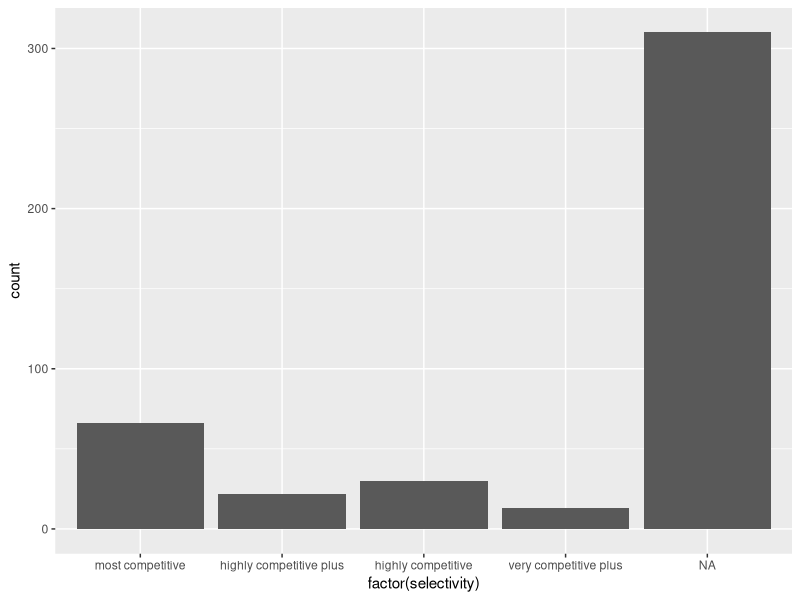
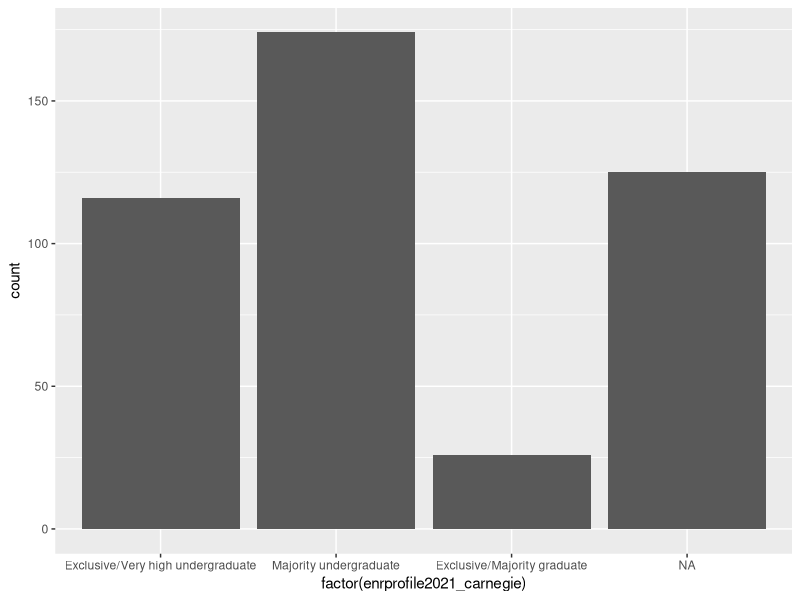
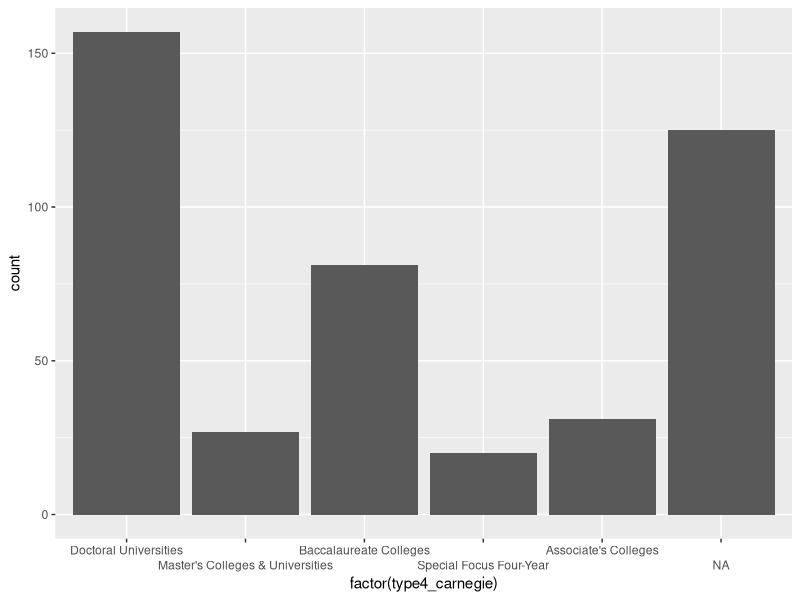
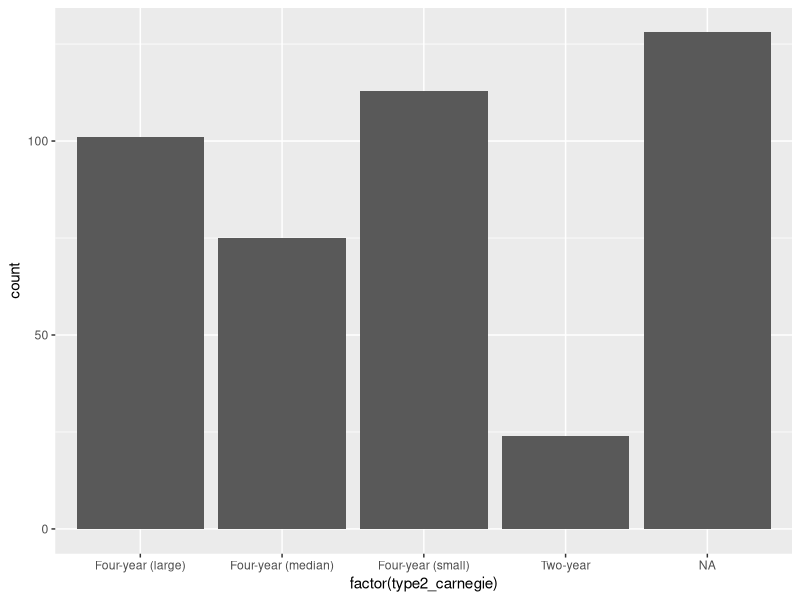
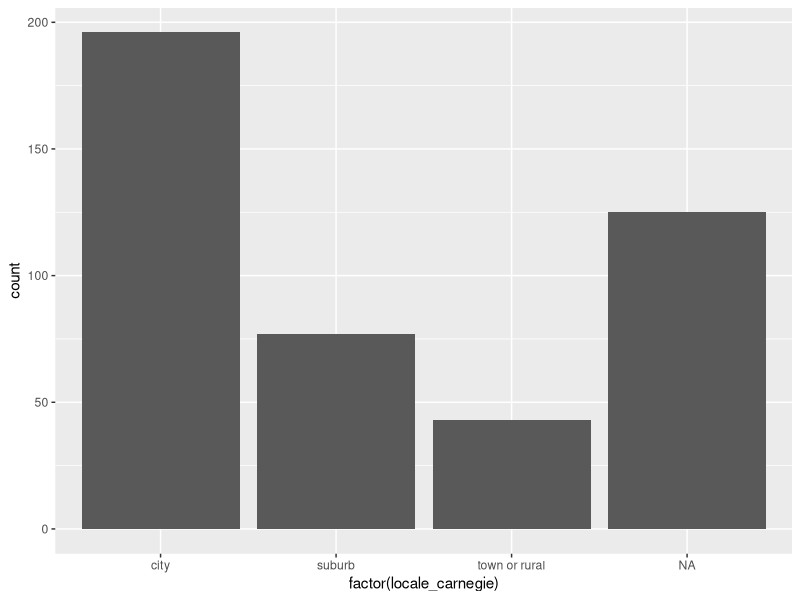
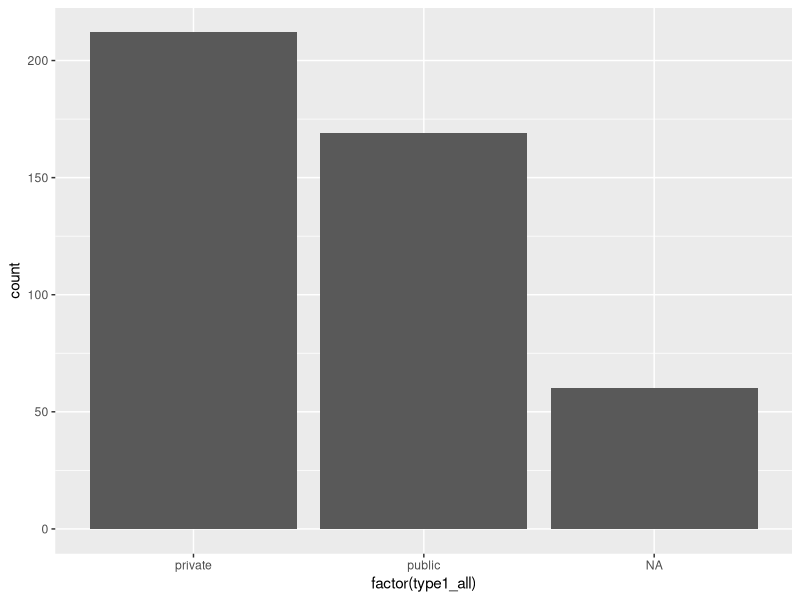
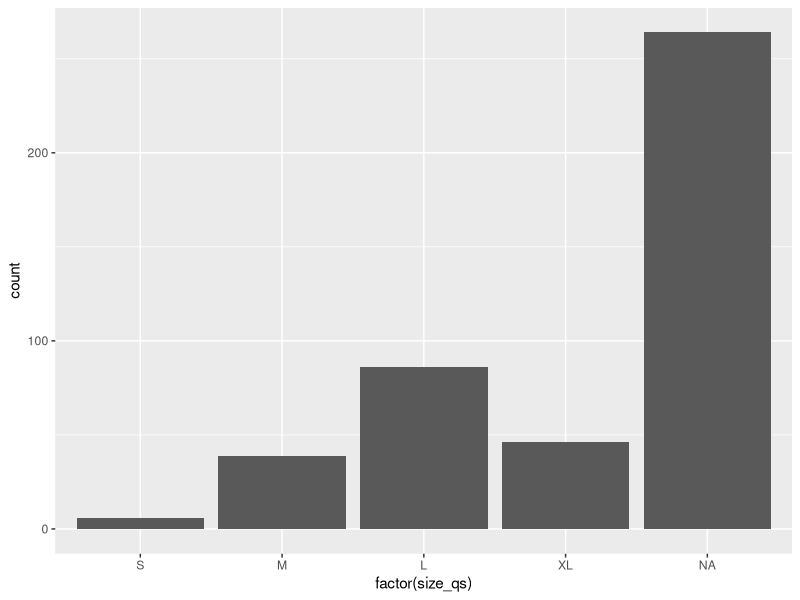
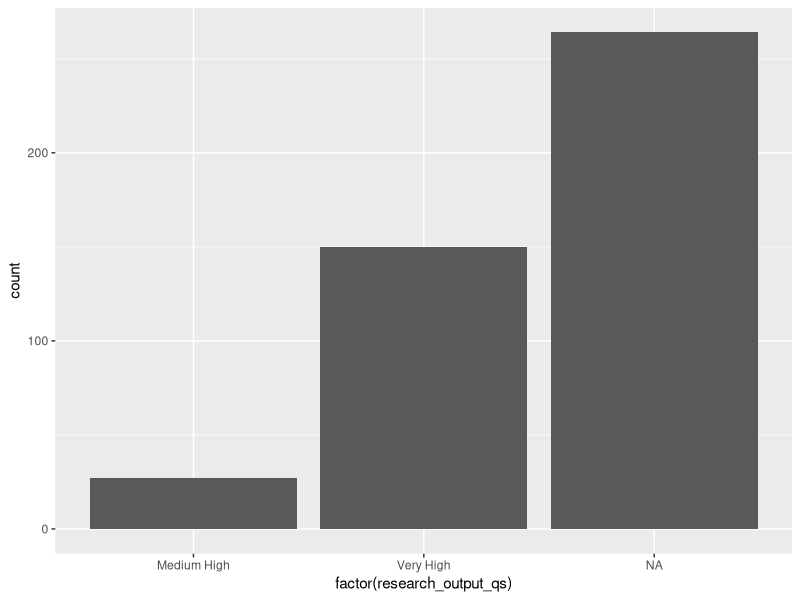

R code for these plots, in order: (Note: this script raises an error after producing the figures.)

### Initial Cleaning


# Our initial data cleaning for each data subset included loading each data set, checking for problems, as well as selecting, arranging, and renaming relevant variables.


suppressMessages({
library(tidyverse)
library(readxl)
library(here)
})


# The arwu dataset
arwu2018 <- read_delim(here::here("dataset/arwu-usa-2018.csv"), 
                       delim = ";", 
                       escape_double = FALSE, 
                       trim_ws = TRUE)

problems(arwu2018)

arwu2018 <- arwu2018 %>% 
  select(University, `Total score`, `World rank`, `World rank integer`, `National rank`, `N&S`, `Hi Ci`, Alumni, Award, PUB, PCP) %>% 
  rename(university = University,
         total_score_arwu = `Total score`, 
         world_rank_cat_arwu = `World rank`, 
         world_rank_arwu = `World rank integer`, 
         national_rank_arwu = `National rank`, 
         n_s_arwu = `N&S`, 
         hi_ci_arwu = `Hi Ci`, 
         alumni_arwu = Alumni, 
         award_arwu = Award, 
         pub_arwu = PUB, 
         pcp_arwu = PCP)


# The qs dataset
qs2022 <- read_csv(here::here("dataset/qs_world_university_ranking_2022.csv"))
  
problems(qs2022)

qs2022 <- qs2022 %>% 
  select(university, size, type, city, score, rank_display, research_output, faculty_count, student_faculty_ratio, international_students) %>% 
  rename(size_qs = size, 
         type1_qs = type, 
         score_qs = score, 
         world_rank_qs = rank_display, 
         research_output_qs = research_output, 
         faculty_count_qs = faculty_count, 
         stu_facl_ratio_qs = student_faculty_ratio, 
         international_students_qs = international_students)


# The selectivity dataset
selectivity <- read_excel(here::here("dataset/Selectivity rank.xlsx"))
  
problems(selectivity)

selectivity <- selectivity %>% 
  rename(university = `Institution Name`, 
         state = State, 
         selectivity = Selectivity)


# The city_population_density dataset
city_population_density2016 <- read_csv(here::here("dataset/US Population Density.csv"))

problems(city_population_density2016)

city_population_density2016 <- city_population_density2016 %>% 
  rename(city = City, 
         state = State, 
         city_population_density = `Population Density (Persons/Square Mile)`, 
         city_population = `2016 Population`, 
         city_land_area = `Land Area (Square Miles)`)


# The opendoors dataset
opendoors_2021SY <- read_csv(here::here("dataset/OpendoorsPopulation.csv"),
                             skip = 1)

problems(opendoors_2021SY)

opendoors_2021SY <- opendoors_2021SY %>% 
  rename(university = Institutions, 
         city = City, 
         state_opendoors = State,
         international_students_opendoors = `Int'l Students`)


# The kaggle dataset
kagglecolleges <- read_csv(here::here("dataset/Kagglecolleges.csv"))

problems(kagglecolleges)

kagglecolleges <- kagglecolleges %>% 
  rename(national_rank_kaggle = ...1, 
         university = `College Name`, 
         tuition_kaggle = Tuition,
         enrollment_kaggle = `Enrollment Numbers`) %>% 
  mutate(national_rank_kaggle = national_rank_kaggle + 1) 


# The P1_Carnegie dataset
p1_carnegie <- read_csv(here::here("dataset/P1_Carnegie.csv"))

problems(p1_carnegie)

p1_carnegie <- p1_carnegie %>% 
  rename(university = name, 
         state_carnegie = state)


# The top120enrollment2020fall dataset
top120enrollment2020fall <- read_excel(here::here("dataset/total erollment size top120.xls"),
                                       skip = 1)

problems(top120enrollment2020fall)

top120enrollment2020fall <- top120enrollment2020fall %>% 
  select(-Rank) %>% 
  rename(university = Institution, 
         state_top120enrollment = State, 
         type1_top120enrollment = Control,
         type2_top120enrollment = Level,
         enrollment_top120enrollment = TotalEnrollment)


# The nat_lib_uscolleges dataset
nat_lib_uscolleges <- read_excel(here::here("dataset/Nat_Lib_USColleges.xlsx"))

problems(nat_lib_uscolleges)

nat_lib_uscolleges <- nat_lib_uscolleges %>% 
  rename(university = SCHOOL, 
         city = City,
         state_natlib = State, 
         international_students_natlib = INTERNATIONAL,
         type3_natlib = Type)




### Joining eight out of nine data subsets, followed by some cleaning


# After some basic cleaning presented above, we first did a full join of the seven out of nine data sets (excluding the Carnegie Classification data and population density data), which was then left joined with the Carnegie Classification data. 



full_data_leftjoinCarnegie <- arwu2018 %>% 
  full_join(kagglecolleges, by = "university") %>% 
  full_join(nat_lib_uscolleges, by = "university") %>% 
  full_join(opendoors_2021SY, by = "university") %>% 
  full_join(qs2022, by = "university") %>% 
  full_join(selectivity, by = "university") %>% 
  full_join(top120enrollment2020fall, by = "university") %>% 
  left_join(p1_carnegie, by = "university") 

write_csv(full_data_leftjoinCarnegie, file = here::here("dataset/full_data_leftjoinCarnegie.csv"))



# For variables that had multiple columns due to coming from different data sources, such as city and state, we aggregated the information to one column. Initially, The left joined data set had 961 observations, with each row representing a university. Our outcome of interest, international student population, had three datapoints: the percentage in 2021 from US news, the actual number in 2021 from opendoors, and actual number from 2022 from QS but downloaded from Kaggle. We further filtered the dataset to universities which had at least one datapoint out of these three, which resulted in 499 observations. We saved the updated dataset.


## Turn type1_top120enrollment and type1_qs into numeric variable (NOTE: This is just an intermediate step; later in the cleaning, this variable will be turned into factor)
full_data_leftjoinCarnegie <- full_data_leftjoinCarnegie %>% 
  mutate(type1_top120enrollment = ifelse(type1_top120enrollment=="Public", 1, type1_top120enrollment)) %>%
  mutate(type1_top120enrollment = ifelse(type1_top120enrollment=="PrivNp", 2, type1_top120enrollment)) %>%
  mutate(type1_top120enrollment = ifelse(type1_top120enrollment=="PrivFp", 3, type1_top120enrollment)) %>%
  mutate(type1_qs = ifelse(type1_qs=="Public", 1, type1_qs)) %>%
  mutate(type1_qs = ifelse(type1_qs=="Private", 4, type1_qs))

full_data_leftjoinCarnegie$type1_top120enrollment <- as.numeric(full_data_leftjoinCarnegie$type1_top120enrollment)
full_data_leftjoinCarnegie$type1_qs <- as.numeric(full_data_leftjoinCarnegie$type1_qs)


## Only keep one city column (there are four after joining) 
full_data_leftjoinCarnegie1 <- full_data_leftjoinCarnegie %>% 
  filter(!is.na(university)) %>% 
  head(-4) %>% 
  relocate(university, city.x, city.y, city.x.x, city.y.y) %>%
  arrange(is.na(city.x)) %>% 
  mutate(city.x = ifelse(is.na(city.x), city.y, city.x)) %>% 
  mutate(city.x = ifelse(is.na(city.x), city.x.x, city.x)) %>% 
  mutate(city.x = ifelse(is.na(city.x), city.y.y, city.x)) %>% 
  arrange(is.na(city.x)) %>% 
  select(-city.y, -city.x.x, -city.y.y) %>% 
  rename(city = city.x) %>% 
  ## Only keep one state column (there are five after joining)
  relocate(university, city, state, state_natlib, state_opendoors, state_top120enrollment, state_carnegie) %>%
  arrange(is.na(state)) %>% 
  mutate(state = ifelse(is.na(state), state_natlib, state)) %>% 
  mutate(state = ifelse(is.na(state), state_opendoors, state)) %>% 
  mutate(state = ifelse(is.na(state), state_top120enrollment, state)) %>%
  mutate(state = ifelse(is.na(state), state_carnegie, state)) %>%
  arrange(is.na(state)) %>% 
  select(-state_natlib, -state_opendoors, -state_top120enrollment, -state_carnegie) %>% 
  ## Relocate international students population datapoints (there are three)
  relocate(university, city, state, international_students_natlib, international_students_opendoors, international_students_qs) %>%
  ## Filter out if data is misisng on international_students_natlib, international_students_qs, or international_students_opendoors
  filter(!is.na(international_students_natlib) | !is.na(international_students_opendoors) | !is.na(international_students_qs)) 

write_csv(full_data_leftjoinCarnegie1, file = here::here("dataset/full_data_leftjoinCarnegie1.csv"))



### Some manually cleaning directly in the .csv file

# Then, we realized that some universities had multiple observations due to inconsistency use from different sources. For example, Purdue University has three observations: “Purdue University”, “Purdue University–West Lafayette”, and “Purdue University - West Lafayette.”  To solve this issue, we exported the dataset to a .csv file, sorted by university name, and manually de-duplicated the dataset.  More specifically, we identified those universities with multiple observations, filled the information to all observations, and then deleted the duplicate observations to only keep one row. This procedure resulted in 441 observations (reducing from 499 observations), each of which represent a unique university.  We then imported the de-duplicated csv file (`full_data_leftjoinCarnegie1_dedup.csv`) back to R and proceeded to further data cleaning.


full_data_leftjoinCarnegie1_dedup <- read_csv(here::here("dataset/full_data_leftjoinCarnegie1_dedup.csv"))

problems(full_data_leftjoinCarnegie1_dedup)



### Deeper cleaning with the de-duplicated dataset


# This round of deeper cleaning focused on four main areas. First, we combined predictor variables that had multiple data points (such as private or public, 2-year vs 4-year). Second, given that we had two columns (from two sources) on number of international students (which is one of our outcome variables), we combined them by creating a new variable that takes the maximum value of the two original columns. Third, we left joined the dataset with the remaining US city population data, which included variables on the city population, city land area, and city population density in 2016. Fourth, we dealt with the categorical variables, including re-leveling and re-ordering.  
                                
                                
semi_clean_data <- 
  full_data_leftjoinCarnegie1_dedup %>% 
  ## Clean type1 variables (private or public) based on control_carnegie, type1_qs, and type1_top120enrollment
  mutate(type1_all = ifelse(is.na(control_carnegie), type1_top120enrollment, control_carnegie)) %>% 
  mutate(type1_all = ifelse(is.na(type1_all), type1_qs, type1_all)) %>% 
  arrange(type1_all) %>% 
  ## Update the three university with value 4 (private) to 2 (not for profit private)
  mutate(type1_all = ifelse(type1_all==4, 2, type1_all)) %>% 
  ## drop the 3 original type1 variables
  select(-control_carnegie, -type1_qs, -type1_top120enrollment) %>% 
  ## clean other control type variables
  select(-type2_top120enrollment) %>% 
  rename(type2_carnegie = sizeset2021_carnegie,
         type4_carnegie = basic2021_carnegie) %>% 
  ## Create a new variable for international student population so that it takes the maximum value 
  ## from the international_students_qs and international_students_opendoors
  mutate(international_students_max = pmax(international_students_qs, international_students_opendoors, na.rm = TRUE)) %>% 
  ## left join with city_population_density2016
  left_join(city_population_density2016, by = c("city","state")) %>% 
  ## Relocate the variables
  relocate(university, city, state,
           city_population_density, city_population, city_land_area,
           international_students_natlib, international_students_max, international_students_qs, international_students_opendoors, 
           tuition_kaggle,
           selectivity,
           world_rank_cat_arwu, world_rank_arwu, world_rank_qs,
           national_rank_arwu, national_rank_kaggle,
           type1_all,
           type2_carnegie,
           type3_natlib,
           type4_carnegie, enrprofile2021_carnegie,
           locale_carnegie,
           size_qs,
           faculty_count_qs, stu_facl_ratio_qs,
           research_output_qs, award_arwu, hi_ci_arwu, n_s_arwu, pub_arwu,
           pcp_arwu, alumni_arwu,
           enrollment_kaggle, enrollment_top120enrollment,
           total_score_arwu, score_qs) 


## Collapse, label, and reorder levels for categorical variables
clean_data <- semi_clean_data

# selectivity
clean_data$selectivity[clean_data$selectivity == 1] <- "most competitive"
clean_data$selectivity[clean_data$selectivity == 2] <- "highly competitive plus"
clean_data$selectivity[clean_data$selectivity == 3] <- "highly competitive"
clean_data$selectivity[clean_data$selectivity == 4] <- "very competitive plus"

selectivity_levels <- c(
  "most competitive",
  "highly competitive plus",
  "highly competitive",
  "very competitive plus")

clean_data$selectivity <- factor(clean_data$selectivity, levels = selectivity_levels)

clean_data %>% ggplot(aes(x=factor(selectivity)))+geom_bar()


# enrprofile2021_carnegie 
clean_data$enrprofile2021_carnegie[clean_data$enrprofile2021_carnegie == 1 | 
                                     clean_data$enrprofile2021_carnegie == 2 | 
                                     clean_data$enrprofile2021_carnegie == 3] <- "Exclusive/Very high undergraduate"

clean_data$enrprofile2021_carnegie[clean_data$enrprofile2021_carnegie == 4 | 
                                     clean_data$enrprofile2021_carnegie == 5] <- "Majority undergraduate"


clean_data$enrprofile2021_carnegie[clean_data$enrprofile2021_carnegie == 6 | 
                                     clean_data$enrprofile2021_carnegie == 7] <- "Exclusive/Majority graduate"

enrprofile2021_carnegie_levels <- c(
  "Exclusive/Very high undergraduate",
  "Majority undergraduate",
  "Exclusive/Majority graduate")

clean_data$enrprofile2021_carnegie <- factor(clean_data$enrprofile2021_carnegie, levels = enrprofile2021_carnegie_levels)

clean_data %>% ggplot(aes(x=factor(enrprofile2021_carnegie)))+geom_bar()


# type4_carnegie
clean_data$type4_carnegie[clean_data$type4_carnegie == 1 | 
                            clean_data$type4_carnegie == 2 |
                            clean_data$type4_carnegie == 3 |
                            clean_data$type4_carnegie == 4 |
                            clean_data$type4_carnegie == 5 | 
                            clean_data$type4_carnegie == 6 |
                            clean_data$type4_carnegie == 14 ] <- "Associate's Colleges"

clean_data$type4_carnegie[clean_data$type4_carnegie == 15 | 
                            clean_data$type4_carnegie == 16 |
                            clean_data$type4_carnegie == 17 ] <- "Doctoral Universities"

clean_data$type4_carnegie[clean_data$type4_carnegie == 18 | 
                            clean_data$type4_carnegie == 19 |
                            clean_data$type4_carnegie == 20 ] <- "Master's Colleges & Universities"

clean_data$type4_carnegie[clean_data$type4_carnegie == 21 | 
                            clean_data$type4_carnegie == 22 |
                            clean_data$type4_carnegie == 23 ] <- "Baccalaureate Colleges"

clean_data$type4_carnegie[clean_data$type4_carnegie == 24 | 
                            clean_data$type4_carnegie == 25 |
                            clean_data$type4_carnegie == 26 |
                            clean_data$type4_carnegie == 27 |
                            clean_data$type4_carnegie == 28 | 
                            clean_data$type4_carnegie == 29 |
                            clean_data$type4_carnegie == 30 ] <- "Special Focus Four-Year"

type4_carnegie_levels <- c(
  "Doctoral Universities",
  "Master's Colleges & Universities",
  "Baccalaureate Colleges",
  "Special Focus Four-Year",
  "Associate's Colleges")

clean_data$type4_carnegie <- factor(clean_data$type4_carnegie, levels = type4_carnegie_levels)

clean_data %>% ggplot(aes(x=factor(type4_carnegie)))+geom_bar()+scale_x_discrete(guide = guide_axis(n.dodge=2))



# type2_carnegie
clean_data$type2_carnegie[clean_data$type2_carnegie == 3 | 
                            clean_data$type2_carnegie == 4 |
                            clean_data$type2_carnegie == 5 ] <- "Two-year"

clean_data$type2_carnegie[clean_data$type2_carnegie == 6 | 
                            clean_data$type2_carnegie == 7 |
                            clean_data$type2_carnegie == 8 |
                            clean_data$type2_carnegie == 9 |
                            clean_data$type2_carnegie == 10 |
                            clean_data$type2_carnegie == 11 ] <- "Four-year (small)"

clean_data$type2_carnegie[clean_data$type2_carnegie == 12 | 
                            clean_data$type2_carnegie == 13 |
                            clean_data$type2_carnegie == 14 ] <- "Four-year (median)"

clean_data$type2_carnegie[clean_data$type2_carnegie == 15 | 
                            clean_data$type2_carnegie == 16 |
                            clean_data$type2_carnegie == 17 ] <- "Four-year (large)"

type2_carnegie_levels <- c(
  "Four-year (large)",
  "Four-year (median)",
  "Four-year (small)",
  "Two-year")

clean_data$type2_carnegie <- factor(clean_data$type2_carnegie, levels = type2_carnegie_levels)

clean_data %>% ggplot(aes(x=factor(type2_carnegie)))+geom_bar()


# locale_carnegie
clean_data$locale_carnegie[clean_data$locale_carnegie == 11 | 
                             clean_data$locale_carnegie == 12 |
                             clean_data$locale_carnegie == 13 ] <- "city"

clean_data$locale_carnegie[clean_data$locale_carnegie == 21 | 
                             clean_data$locale_carnegie == 22 |
                             clean_data$locale_carnegie == 23 ] <- "suburb"

clean_data$locale_carnegie[clean_data$locale_carnegie == 31 | 
                             clean_data$locale_carnegie == 32 |
                             clean_data$locale_carnegie == 33 |
                             clean_data$locale_carnegie == 41 |
                             clean_data$locale_carnegie == 42 ] <- "town or rural"

locale_carnegie_levels <- c(
  "city",
  "suburb",
  "town or rural")

clean_data$locale_carnegie <- factor(clean_data$locale_carnegie, levels = locale_carnegie_levels)

clean_data %>% ggplot(aes(x=factor(locale_carnegie)))+geom_bar()


# type1_all
clean_data <- clean_data %>% 
  mutate(type1_all = ifelse(type1_all==3, 2, type1_all)) 

clean_data$type1_all[clean_data$type1_all == 1 ] <- "public"
clean_data$type1_all[clean_data$type1_all == 2 ] <- "private"
clean_data$type1_all <- factor(clean_data$type1_all)

clean_data %>% ggplot(aes(x=factor(type1_all)))+geom_bar()


# size_qs
size_levels <- c(
  "S",
  "M",
  "L",
  "XL")

clean_data$size_qs <- factor(clean_data$size_qs, levels = size_levels)

clean_data %>% ggplot(aes(x=factor(size_qs)))+geom_bar()


# research_output_qs
clean_data$research_output_qs[clean_data$research_output_qs == "High" |
                                clean_data$research_output_qs == "Medium" ] <- "Medium High"

clean_data$research_output_qs <- factor(clean_data$research_output_qs)

clean_data %>% ggplot(aes(x=factor(research_output_qs)))+geom_bar()


# world_rank_cat_arwu
suppressWarnings({
  clean_data$world_rank_cat_arwu[as.integer(clean_data$world_rank_cat_arwu) > 0  & 
                                   as.integer(clean_data$world_rank_cat_arwu) < 21] <- "1-20"
  clean_data$world_rank_cat_arwu[as.integer(clean_data$world_rank_cat_arwu) > 20  & 
                                   as.integer(clean_data$world_rank_cat_arwu) < 51] <- "21-50"
  clean_data$world_rank_cat_arwu[as.integer(clean_data$world_rank_cat_arwu) > 50  & 
                                   as.integer(clean_data$world_rank_cat_arwu) < 101] <- "51-100"
})


arwu_levels <- c(
  "1-20",
  "21-50",
  "51-100",
  "101-150",
  "151-200",
  "201-300",
  "301-400",
  "401-500")

clean_data$world_rank_cat_arwu <- factor(clean_data$world_rank_cat_arwu, levels = arwu_levels)

clean_data %>% ggplot(aes(x=factor(world_rank_cat_arwu)))+geom_bar()


# world_rank_qs
suppressWarnings({
  clean_data$world_rank_qs[as.integer(clean_data$world_rank_qs) > 0  & 
                             as.integer(clean_data$world_rank_qs) < 21] <- "1-20"
  clean_data$world_rank_qs[as.integer(clean_data$world_rank_qs) > 20  & 
                             as.integer(clean_data$world_rank_qs) < 51] <- "21-50"
  clean_data$world_rank_qs[as.integer(clean_data$world_rank_qs) > 50  & 
                             as.integer(clean_data$world_rank_qs) < 101] <- "51-100"
  clean_data$world_rank_qs[as.integer(clean_data$world_rank_qs) > 100  & 
                             as.integer(clean_data$world_rank_qs) < 151] <- "101-150"
  clean_data$world_rank_qs[as.integer(clean_data$world_rank_qs) > 150  & 
                             as.integer(clean_data$world_rank_qs) < 201] <- "151-200"
  clean_data$world_rank_qs[as.integer(clean_data$world_rank_qs) > 200  & 
                             as.integer(clean_data$world_rank_qs) < 301] <- "201-300"
  clean_data$world_rank_qs[as.integer(clean_data$world_rank_qs) > 300  & 
                             as.integer(clean_data$world_rank_qs) < 401] <- "301-400"
  clean_data$world_rank_qs[as.integer(clean_data$world_rank_qs) > 400  & 
                             as.integer(clean_data$world_rank_qs) < 501] <- "401-500"
  clean_data$world_rank_qs[clean_data$world_rank_qs == "511-520" |
                             clean_data$world_rank_qs == "541-550" |
                             clean_data$world_rank_qs == "561-570" |
                             clean_data$world_rank_qs == "571-580" |
                             clean_data$world_rank_qs == "581-590"] <- "501-600"
  clean_data$world_rank_qs[clean_data$world_rank_qs == "601-650" |
                             clean_data$world_rank_qs == "651-700" |
                             clean_data$world_rank_qs == "701-750" |
                             clean_data$world_rank_qs == "751-8000"] <- "601-800"
  clean_data$world_rank_qs[clean_data$world_rank_qs == "1201"] <- "1001-1200"
})


qs_levels <- c(
  "1-20",
  "21-50",
  "51-100",
  "101-150",
  "151-200",
  "201-300",
  "301-400",
  "401-500",
  "501-600",
  "601-800",
  "801-1000",
  "1001-1200")


clean_data$world_rank_qs <- factor(clean_data$world_rank_qs, levels = qs_levels)

clean_data %>% ggplot(aes(x=factor(world_rank_qs)))+geom_bar()



### Save the clean dataset

# Lastly, we dropped unrelevant variables and created a codebook for our final dataset (`clean_data.RData`). 



write_csv(clean_data, file = here::here("dataset/clean_data.csv"))



write_csv(loan_data_clean, file = here::here("dataset", "loan_refusal_clean.csv"))

save(loan_data_clean, file = here::here("dataset/loan_refusal.RData"))



                             
                              
                                